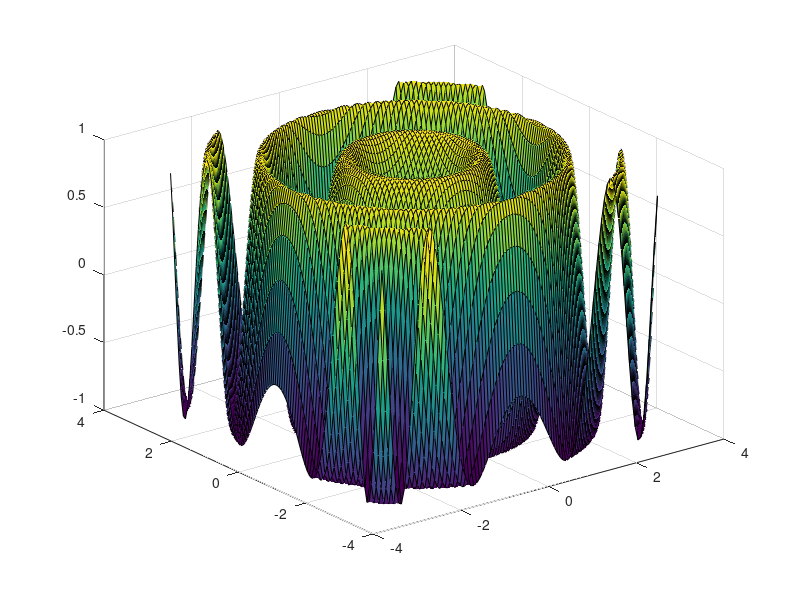

This chart was generated by the following MATLAB code:
x=linspace(-pi, pi,100);
y=linspace(-pi,pi,100);
funcString= '@(X,Y) sin(X.^2+Y.^2)';

[X,Y]=meshgrid(x,y);
func=str2func(funcString);%converts 
z=func(X,Y);
surf(x,y,z);
%mesh
